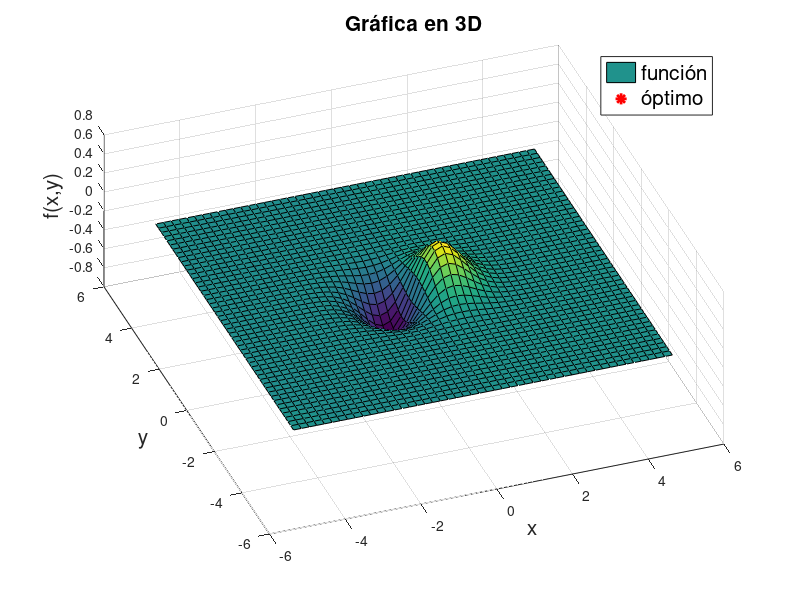
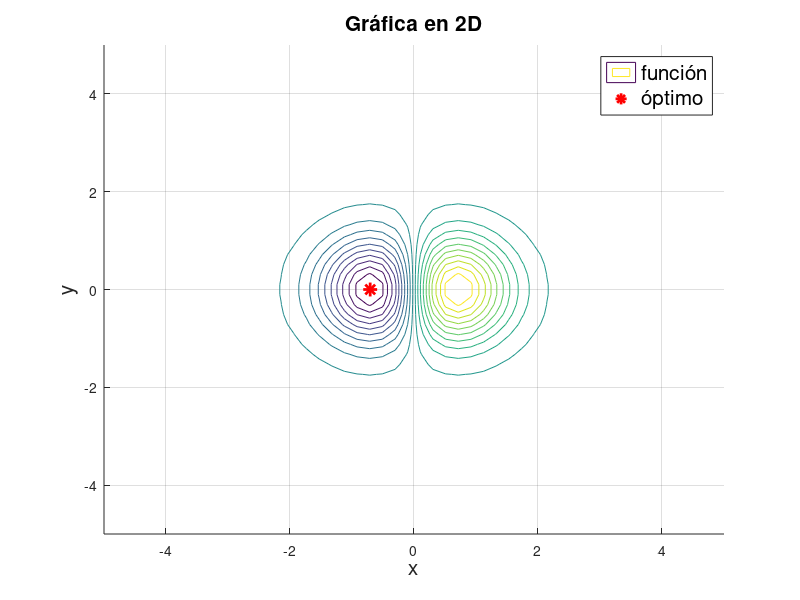
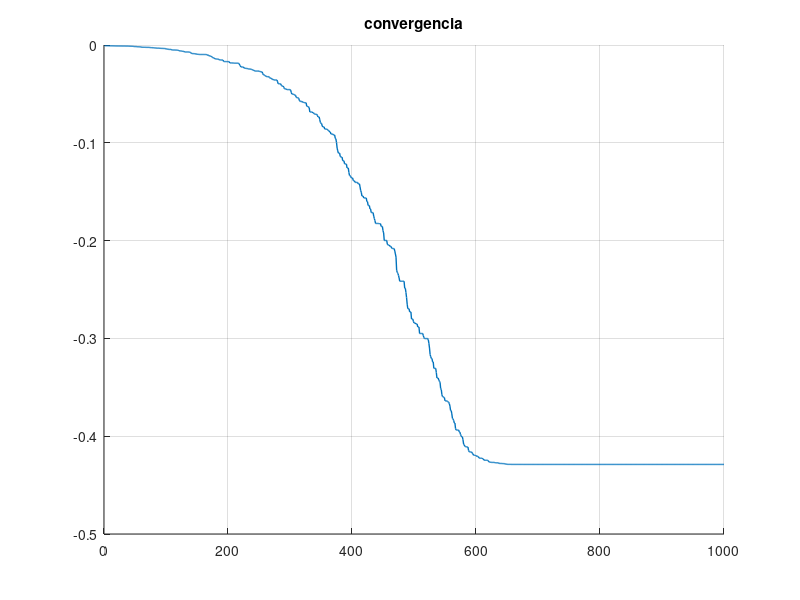

MATLAB code to generate these figures, in order:
clear
close all
clc 

f = @(x,y) x.*exp(-x.^2-y.^2); % funcion objetivo
%f = @(x,y) (x-2).^2+(y-2).^2; % funcion objetivo 2
x_lim = linspace(-5,5,50); % límites para eje x, -5 es inferior, 5 es superior, con 50 puntos
y_lim = linspace(-5,5,50); % límites para eje y, -5 es inferior, 5 es superior, con 50 puntos
[x1,y1] = meshgrid(x_lim,y_lim); % creamos una rejilla de puntos (x,y) para crear el plot

xu=[2 2]';
xl=[-2 -2]';
D=2;
N=1000;
sigma=0.01;
%x0=xl+(xu-xl).*rand(D,1);
x0=[-2 -2]';
conv=zeros([1 N]);

for i=1:N
    r=normrnd(0,sigma,[D 1]);
    y=x0+r;
    j=randi([1 D]);
    if f(y(1), y(2))< f(x0(1), x0(2))
        x0=y;
    end
    conv(i)=f(x0(1),x0(2));
end

z=f(x1,y1);

figure
hold on
grid on

surf(x1,y1,z) % plot de la rejilla en 3D
plot3(x0(1),x0(2),f(x0(1),x0(2)),'r*','LineWidth',2,'MarkerSize',10) % plot del minimo encontrado
%la solucion se plotea en las coordenadas que resulten de la iteracion en
%el vector x0
legend({'función','óptimo'},'FontSize',15)
title('Gráfica en 3D','FontSize',15)
xlabel('x','FontSize',15)
ylabel('y','FontSize',15)
zlabel('f(x,y)','FontSize',15)
view([-20,60]) % estos valores definen la vista 3D del plot

figure
hold on
grid on

contour(x1,y1,z,20) % plot de la rejilla en 2D
plot(x0(1),x0(2),'r*','LineWidth',2,'MarkerSize',10) % % plot del minimo encontrado
%la solucion se plotea en las coordenadas que resulten de la iteracion en
%el vector x0 pero ahora en 2D
legend({'función','óptimo'},'FontSize',15)

title('Gráfica en 2D','FontSize',15)
xlabel('x','FontSize',15)
ylabel('y','FontSize',15)

%convergencia
figure
hold on
grid on
plot(conv,'LineWidth',1);
xlim([0 N]);
title("convergencia")
